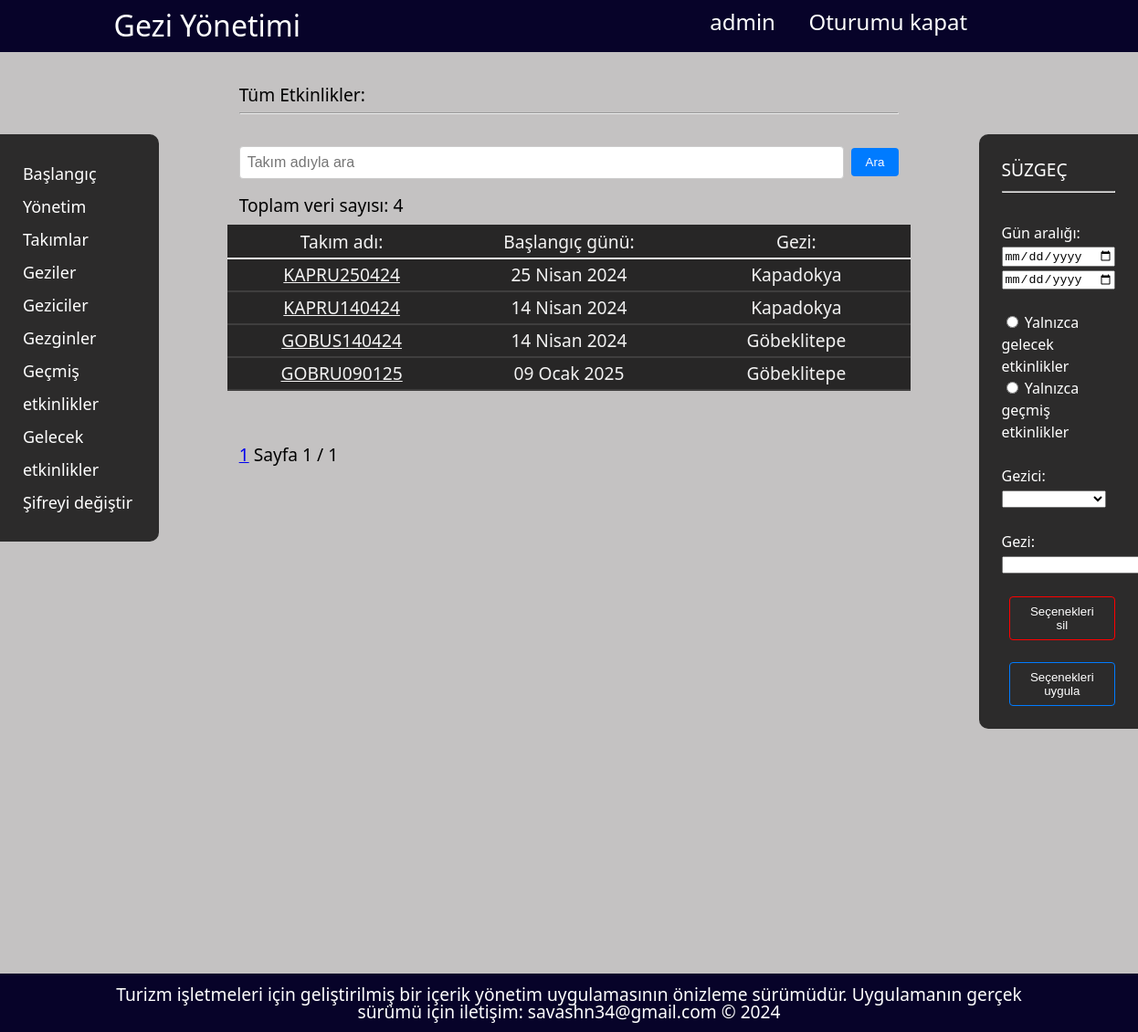
The app's page / (signed in) with its own data.
### geziuygulamasi/models.py (models this page shows, shortened)
class Takimlar(models.Model):
    takim_adi = models.CharField(max_length=50, null=True)
    gezi = models.ForeignKey(Geziler, on_delete=models.CASCADE)
    baslangic = models.DateTimeField(null=False)
    bitis = models.DateTimeField(null=False)
    gezicisi = models.ForeignKey(Geziciler, on_delete=models.CASCADE)
    gidis_ucagi = models.ForeignKey(Ucaklar, related_name='gidis_ucagi', on_delete=models.CASCADE)
    gidis_ucus_no = models.CharField(max_length=50)
    gidis_ucak_kalkis_yeri = models.ForeignKey(Ucus_Alanlari, null=True, related_name='gidis_ucak_kalkis_yeri', on_delete=models.CASCADE)
    gidis_ucak_kalkis = models.DateTimeField(null=True)
    gidis_ucak_inis_yeri = models.ForeignKey(Ucus_Alanlari, null=True, related_name='gidis_ucak_inis_yeri', on_delete=models.CASCADE)
    gidis_ucak_inis = models.DateTimeField(null=True)
    donus_ucagi = models.ForeignKey(Ucaklar, null=True, related_name='donus_ucagi', on_delete=models.CASCADE)
    donus_ucus_no = models.CharField(max_length=50)
    donus_ucak_kalkis_yeri = models.ForeignKey(Ucus_Alanlari, null=True, related_name='donus_ucak_kalkis_yeri', on_delete=models.CASCADE)
    donus_ucak_kalkis = models.DateTimeField(null=True)
    donus_ucak_inis_yeri = models.ForeignKey(Ucus_Alanlari, null=True, related_name='donus_ucak_inis_yeri', on_delete=models.CASCADE)
    donus_ucak_inis = models.DateTimeField(null=True)
    slug = models.SlugField(null=True, blank=True, unique=True, db_index=True)

class Geziler(models.Model):
    gezi = models.CharField(max_length=250)
    gun_sayisi = models.IntegerField(default=0)
    gece_sayisi = models.IntegerField(default=0)
    def __str__(self):
        return f"{self.gezi} {self.gun_sayisi} gün {self.gece_sayisi} gece"

### geziuygulamasi/views.py (the view)
# urls.py: path("", views.index, name="baslangic"),
def index(request):
    if not request.user.is_authenticated:
        return redirect("giris")
    if request.method == 'GET':
        start_date = request.GET.get('start_date')
        end_date = request.GET.get('end_date')
        user_id = request.GET.get('user_id')
        gezici = request.GET.get('gezici')
        geziler = request.GET.get('geziler')
        gelecek = request.GET.get('gelecek')
        gecmis = request.GET.get('gecmis')
        if request.user.is_superuser:
            documents = Takimlar.objects.all()
        else:
            gezici = Geziciler.objects.get(slug=request.user.username)
            documents = Takimlar.objects.filter(gezicisi=gezici)
        if start_date:
            documents = documents.filter(baslangic__gte=start_date)
        if end_date:
            documents = documents.filter(baslangic__lte=end_date)
        if user_id:
            documents = documents.filter(user_id=user_id)
        if gezici:
            documents = documents.filter(gezicisi=gezici)
        if geziler:
            documents = documents.filter(gezi=geziler)
        if gelecek:
            documents = documents.filter(baslangic__gt=datetime.now(timezone.utc))
        if gecmis:
            documents = documents.filter(baslangic__lt=datetime.now(timezone.utc))
        if not (start_date or end_date or user_id or gezici or geziler or gelecek or gecmis):
            documents = Takimlar.objects.all()
        q = request.GET.get('q')
        if q:
            if request.user.is_superuser:
                documents = documents.filter(takim_adi__icontains=q)
            else:
                documents = documents.filter(takim_adi__icontains=q, gezicisi=gezici)
        content_per_page = 20
        paginator = Paginator(documents, content_per_page)
        page_number = request.GET.get('page')
    try:
        page_obj = paginator.page(page_number)
    except PageNotAnInteger:
        page_obj = paginator.page(1)
    except EmptyPage:
        page_obj = paginator.page(paginator.num_pages)
    bugun = datetime.now()
    bugunku_etkinlikler = Takimlar.objects.filter(baslangic__year=bugun.year, baslangic__month=bugun.month, baslangic__day=bugun.day)
    user_agent = get_user_agent(request)
    context = {
        "geziciler": Geziciler.objects.all(),
        "geziler": Geziler.objects.all(),
        "diller": Diller.objects.all(),
        "bugunku_etkinlikler": bugunku_etkinlikler,
        "documents": documents,
        "page_obj": page_obj,
        "user_agent": user_agent,
    }
    return render(request, "index.html", context)

### geziuygulamasi/models.py (called while the page is built)
    def __str__(self):
        return f"{self.ad} {self.soyad}"

### geziuygulamasi/templates/index.html (shortened to what this page needs)
{% extends "base.html" %}
{% block content %}
{% if not user_agent.is_mobile %}
{% include "partials/_suzgec.html" %}
{% endif %}
<div class="icerik">
    <h3>Tüm Etkinlikler:</h3>
    <hr>
</div>
    <div class="icerik">
        <form class="search-form" method="GET" action="{% url 'baslangic' %}">
            <input class="search-input" type="text" name="q" placeholder="Takım adıyla ara">
            <button class="search-button" type="submit">Ara</button>
        </form>
        <br>
        <p>Toplam veri sayısı: {{ documents.count }}</p>
    </div>
    <table>
        <thead>
            <tr>
                <th>Takım adı:</th>
                <th>Başlangıç günü:</th>
                <th>Gezi:</th>
            </tr>
        </thead>
        <tbody>
        {% for document in page_obj %}
            <tr onmouseover="dizinBelirt(true, this)" onmouseout="dizinBelirt(false, this)">
                <th><a href="{% url 'takim' document.slug %}">{{ document.takim_adi|upper }}</a></th>
                <td>{{ document.baslangic.date }}</td>
                <td>{{ document.gezi.gezi|title }}</td>
            </tr>
        {% empty %}
            <div class="icerik"><p>İlgili aralıkta etkinlik bulunamadı.</p></div>
        {% endfor %}
        </tbody>
    </table>
<br><br><br>
{% include "partials/_page.html" %}
<br><br><br>
{% endblock %}

### templates/base.html (shortened to what this page needs)
{% load static %}
<!DOCTYPE html>
<html lang="tr">
<head>
    <link rel="stylesheet" href="{% static 'css/style.css' %}">
</head>
<body>
    <header>
        <h1 id="ad"><a href="{% url 'baslangic' %}">Gezi Yönetimi</a></h1>
        {% if user_agent.is_mobile %}
        <div class='sidenav' id='sidebarNav'>
            <a href='javascript:void(0)' class='closeBtn' onclick='closeNav()'>&times;</a>
            {% include "partials/_gezinme.html" %}
        </div>
        <span class='open' onclick='openNav()'>&#9776;</span>
        {% else %}
        <h2 id="secenekler">
            {% if user.is_authenticated %}
                {% if user.get_full_name %}
                    <a href="{% url 'gezici' slug=user.username %}">{{ user.get_full_name|title }}</a>
                {% else %}
                    <a href="{% url 'admin:index' %}">{{ user.username }}</a>
                {% endif %}
                <a href="{% url "cikis" %}">Oturumu kapat</a></li>
            {% elif not user.is_authenticated %}
                <a href="{% url "giris" %}">Giriş yap</a>
            {% endif %}
        {% endif %}
    </header>
    <div class="govde">
        {% if not user_agent.is_mobile %}
            {% if user.is_authenticated %}
            <div class="gezinme">
                {% include "partials/_gezinme.html" %}
            </div>
            {% endif %}
        {% endif %}
    {% block content %}{% endblock %}
    </div>
    <footer>
        <h4>Turizm işletmeleri için geliştirilmiş bir içerik yönetim uygulamasının önizleme sürümüdür. Uygulamanın gerçek sürümü için iletişim: savashn34@gmail.com &copy; 2024</h4>
    </footer>
</body>
</html>

### static/css/style.css (style rules this page uses)
body { background-color: rgb(196, 194, 194); color: black; font-family: system-ui, -apple-system, BlinkMacSystemFont, 'Segoe UI', Roboto, Oxygen, Ubuntu, Cantarell, 'Open Sans', 'Helvetica Neue', sans-serif; }
header { display: flex; background-color: rgb(7, 3, 41); }
header a { color: white; text-decoration: none; }
h1 { font-size: xx-large; margin: 1% 10%; }
h2 { margin: 1% 15%; }
h3 { font-weight: 500; }
h4 { font-size: larger; }
#ad { width: 60%; text-align: left; justify-content: left; }
#secenekler { width: 70%; text-align: right; justify-content: right; font-size: 24px; }
.icerik { font-size: larger; padding: 1% 1%; margin: 0 20%; }
.govde { margin: 2% 0; }
.gezinme { width: 10%; margin-top: 65px; padding: 2% 2%; line-height: 2; background-color: rgb(44, 43, 43); position: absolute; border-top-right-radius: 10px; border-bottom-right-radius: 10px; font-size: large; }
table { margin: 0 20%; width: 60%; border: 1px solid white; background-color: black; color: white; opacity: 0.8; }
thead { border-bottom: 2.5px solid white; }
thead th { font-weight: 500; }
tbody tr { border-bottom: 2px solid rgb(30, 30, 30); }
tbody a { font-weight: 400; color: white; }
th { font-weight: 700; border: 1px solid black; padding: 1% 3%; width: 20%; font-size: larger; }
td { border: 1px solid black; padding: 1% 3%; font-size: larger; width: 15%; text-align: center; }
footer { justify-content: center; text-align: center; margin-top: 40%; margin-bottom: 0; background-color: rgb(7, 3, 41); padding: 1% 10%; color: white; }
.search-form { display: flex; align-items: center; }
.search-input { padding: 8px; border: 1px solid #ccc; border-radius: 4px; font-size: 16px; flex: 1; }
.search-button { background-color: #007bff; color: white; border: none; border-radius: 4px; padding: 8px 16px; margin-left: 8px; cursor: pointer; transition: background-color 0.3s ease; }

### records on screen
Takimlar: takim_adi "KAPRU250424", baslangic "25 Nisan 2024", gezi.gezi "Kapadokya"
Takimlar: takim_adi "KAPRU140424", baslangic "14 Nisan 2024", gezi.gezi "Kapadokya"
Takimlar: takim_adi "GOBUS140424", baslangic "14 Nisan 2024", gezi.gezi "Göbeklitepe"
Takimlar: takim_adi "GOBRU090125", baslangic "09 Ocak 2025", gezi.gezi "Göbeklitepe"

### other values on screen
{{ user.username }} "admin"
{{ documents.count }} "4"
{{ num }} "1"
{{ page_obj.number }} "1"
{{ page_obj.paginator.num_pages }} "1"
